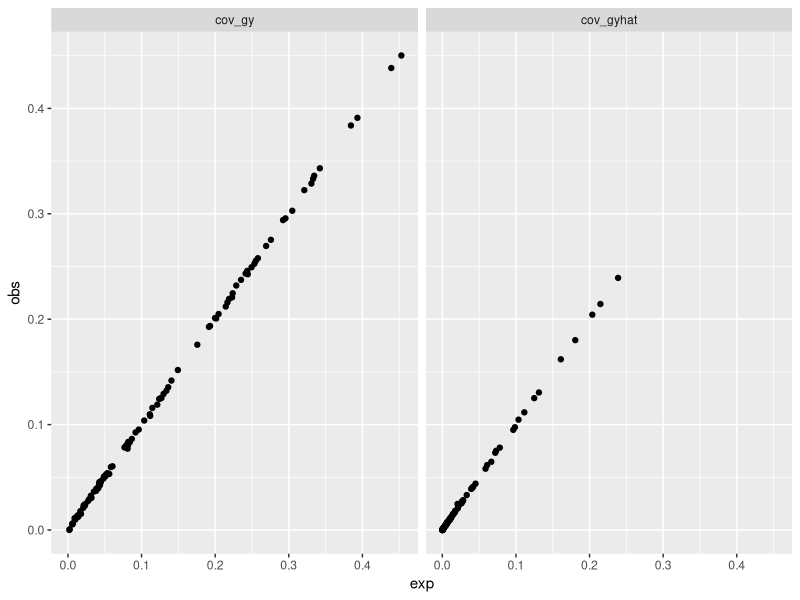
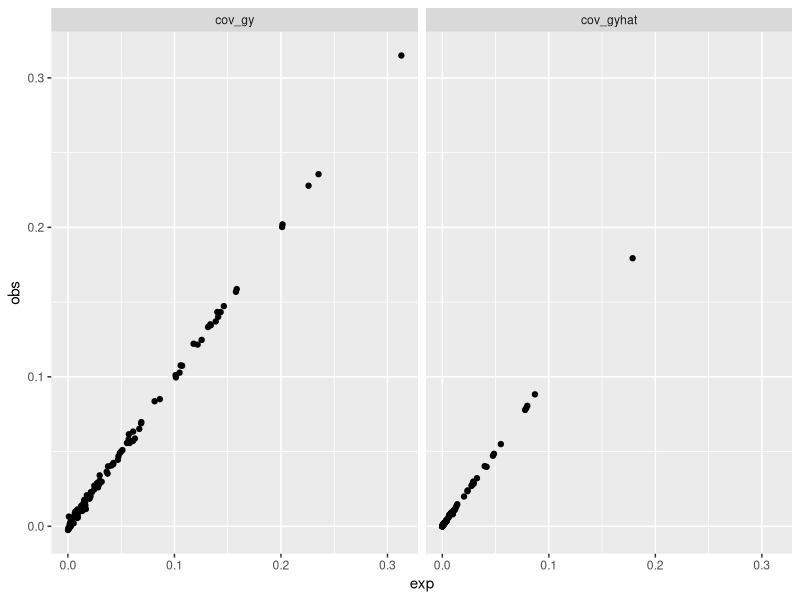
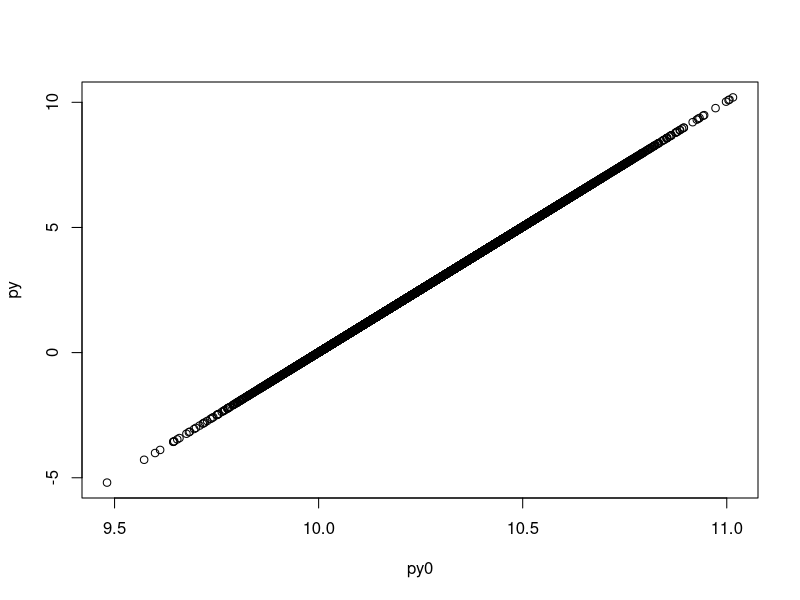
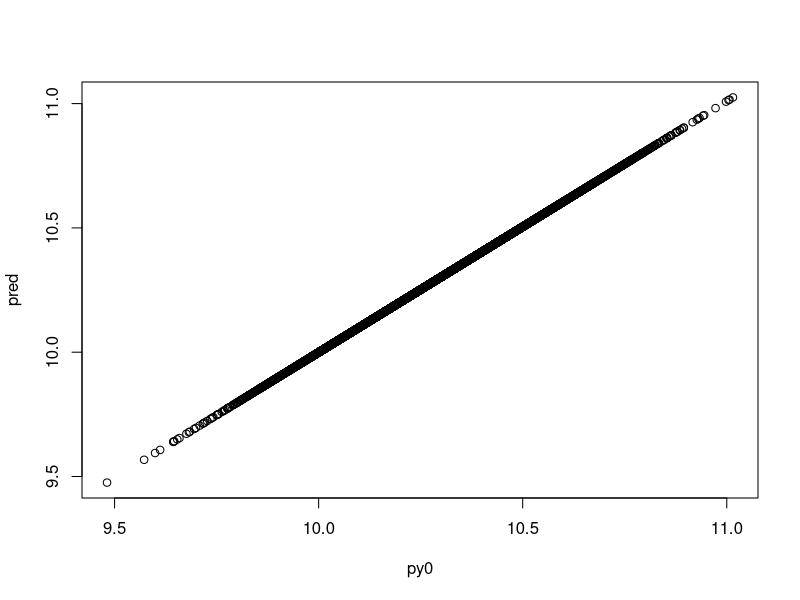

The R script that drew these images, in order:
nsim <- 100

c_gy <- array(0, nsim)
c_gyhat <- array(0, nsim)
c_gy_exp <- array(0, nsim)
c_gyhat_exp <- array(0, nsim)

c_gy0 <- array(0, nsim)
c_gy0hat <- array(0, nsim)
c_gy0_exp <- array(0, nsim)
c_gy0hat_exp <- array(0, nsim)


n <- 100000

for(i in 1:nsim)
{
	message(i)
	g <- rbinom(n, 2, 0.5)

	a_g <- runif(1)
	b_g <- runif(1)
	e_g <- runif(1)

	a_m <- runif(1)
	b_m <- runif(1)
	e_m <- runif(1)

	a_x <- runif(1)
	b_x <- runif(1)
	e_x <- runif(1)

	a_n <- runif(1)
	b_n <- runif(1)
	e_n <- runif(1)

	x <- a_g + b_g * g + rnorm(n, sd=sqrt(e_g))
	x0 <- a_m + b_m * x + rnorm(n, sd=sqrt(e_m))
	y <- a_x + b_x * x + rnorm(n, sd=sqrt(e_x))
	y0 <- a_n + b_n * y + rnorm(n, sd=sqrt(e_n))
	yhat <- fitted.values(lm(y ~ x0))

	c_gy[i] <- cov(g, y)
	c_gy_exp[i] <- b_x * b_g * var(g)

	c_gyhat[i] <- cov(g, yhat)
	c_gyhat_exp[i] <- b_x * b_g * var(g) * b_m^2 * var(x) / (b_m^2 * var(x) + e_m)


	y0hat <- fitted.values(lm(y0 ~ x0))

	c_gy0[i] <- cov(g, y0)
	c_gy0_exp[i] <- b_n * b_x * b_g * var(g)

	c_gy0hat[i] <- cov(g, y0hat)
	c_gy0hat_exp[i] <- b_n * b_x * b_g * var(g) * b_m^2 * var(x) / (b_m^2 * var(x) + e_m)

}


dat <- rbind(
	data.frame(obs=c_gy, exp=c_gy_exp, what="cov_gy"),
	data.frame(obs=c_gyhat, exp=c_gyhat_exp, what="cov_gyhat")
)

dat0 <- rbind(
	data.frame(obs=c_gy0, exp=c_gy0_exp, what="cov_gy"),
	data.frame(obs=c_gy0hat, exp=c_gy0hat_exp, what="cov_gyhat")
)

library(ggplot2)

ggplot(dat, aes(x=exp, y=obs)) +
geom_point() +
facet_grid(. ~ what)

ggplot(dat0, aes(x=exp, y=obs)) +
geom_point() +
facet_grid(. ~ what)



##

n <- 10000
x <- rnorm(n)
y <- 3 + 2 * x + rnorm(n)
y0 <- 10 + 0.1 * y + rnorm(n)/10

py <- fitted.values(lm(y ~ x))
py0 <- fitted.values(lm(y0 ~ x))

plot(py ~ py0)

lm(py0 ~ py)

lm(y ~ x)
lm(y0 ~ x)

pred <- 10 + 0.1 * (3 + 2 * x)

plot(pred ~ py0)
